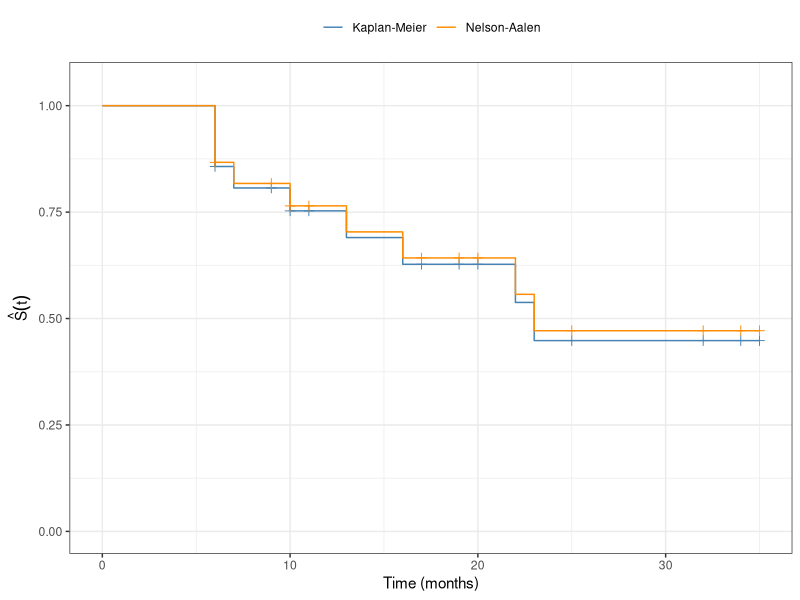
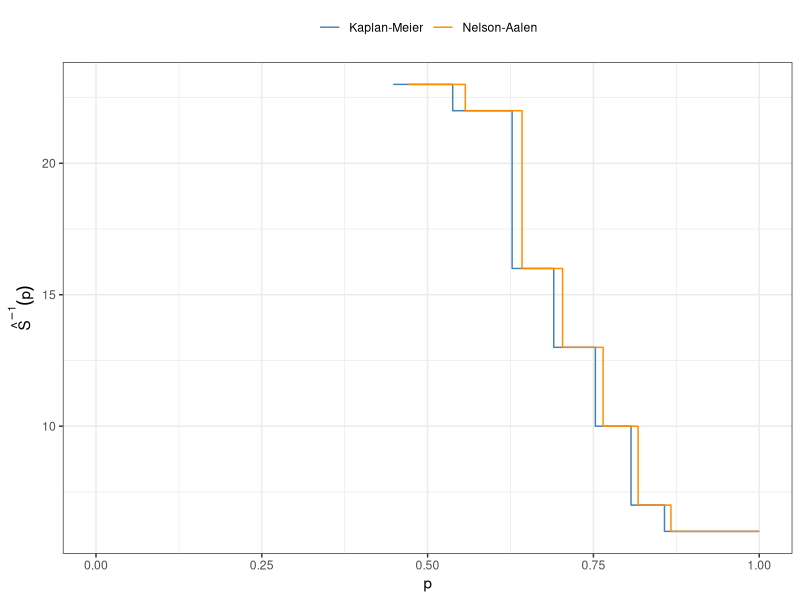

Write the R code that produced these figures, in order.
## ---- chunk 1
#| code-fold: true
library(KMsurv)
library(dplyr)
library(survival)
data(drug6mp)

km_fit <- drug6mp |>
  mutate(surv = Surv(t2, relapse)) |>
  survfit(formula = surv ~ 1, data = _)

na_fit <- drug6mp |>
  mutate(surv = Surv(t2, relapse)) |>
  survfit(formula = surv ~ 1, type = "fleming-harrington", data = _)

tbl <- tibble(
  time = km_fit$time,
  n.risk = km_fit$n.risk,
  n.event = km_fit$n.event,
  surv_km = km_fit$surv,
  surv_na = na_fit$surv
) |>
  filter(n.event > 0)

library(knitr)
kable(
  tbl,
  digits = 3,
  col.names = c(
    "Time (months)",
    "At risk $r_i$",
    "Events $d_i$",
    "$\\hat{S}_{KM}(t)$",
    "$\\hat{S}_{NA}(t)$"
  )
)
## ---- chunk 2
#| code-fold: true
library(ggplot2)

surv_steps <- rbind(
  data.frame(
    time = c(0, km_fit$time), surv = c(1, km_fit$surv),
    estimator = "Kaplan-Meier"
  ),
  data.frame(
    time = c(0, na_fit$time), surv = c(1, na_fit$surv),
    estimator = "Nelson-Aalen"
  )
)

# Censored observations are marked with "+" at the current survival height,
# matching survival::plot.survfit(mark.time = TRUE).
cens_marks <- rbind(
  data.frame(
    time = km_fit$time[km_fit$n.censor > 0],
    surv = km_fit$surv[km_fit$n.censor > 0],
    estimator = "Kaplan-Meier"
  ),
  data.frame(
    time = na_fit$time[na_fit$n.censor > 0],
    surv = na_fit$surv[na_fit$n.censor > 0],
    estimator = "Nelson-Aalen"
  )
)

ggplot(surv_steps, aes(x = time, y = surv, color = estimator)) +
  geom_step() +
  geom_point(data = cens_marks, shape = 3, size = 2, show.legend = FALSE) +
  scale_color_manual(
    values = c("Kaplan-Meier" = "steelblue", "Nelson-Aalen" = "darkorange")
  ) +
  coord_cartesian(ylim = c(0, 1.05)) +
  labs(x = "Time (months)", y = expression(hat(S)(t)), color = NULL) +
  theme_bw() +
  theme(legend.position = "top")
## ---- chunk 3
#| code-fold: true

ev_km <- km_fit$n.event > 0
t_ev_km <- km_fit$time[ev_km]
s_ev_km <- km_fit$surv[ev_km]

ev_na <- na_fit$n.event > 0
t_ev_na <- na_fit$time[ev_na]
s_ev_na <- na_fit$surv[ev_na]

# The ISF is a step function of p: S^{-1}(p) = t_i for p in [s_i, s_{i-1}),
# with s_0 = 1. Anchoring a point at p = 1 (height = first event time)
# extends the top tread to p = 1, and geom_step()'s default "hv" direction
# then draws each tread t_i across [s_i, s_{i-1}).
isf_steps <- rbind(
  data.frame(
    p = c(1, s_ev_km), t = c(t_ev_km[1], t_ev_km),
    estimator = "Kaplan-Meier"
  ),
  data.frame(
    p = c(1, s_ev_na), t = c(t_ev_na[1], t_ev_na),
    estimator = "Nelson-Aalen"
  )
)
isf_steps <- isf_steps[order(isf_steps$estimator, isf_steps$p), ]

ggplot(isf_steps, aes(x = p, y = t, color = estimator)) +
  geom_step() +
  scale_color_manual(
    values = c("Kaplan-Meier" = "steelblue", "Nelson-Aalen" = "darkorange")
  ) +
  coord_cartesian(xlim = c(0, 1)) +
  labs(x = "p", y = expression(hat(S)^{-1}*(p)), color = NULL) +
  theme_bw() +
  theme(legend.position = "top")
## ---- chunk 4
#| code-fold: show
quantile(km_fit, probs = 0.5)
## ---- chunk 5
#| code-fold: show
quantile(na_fit, probs = 0.5)
